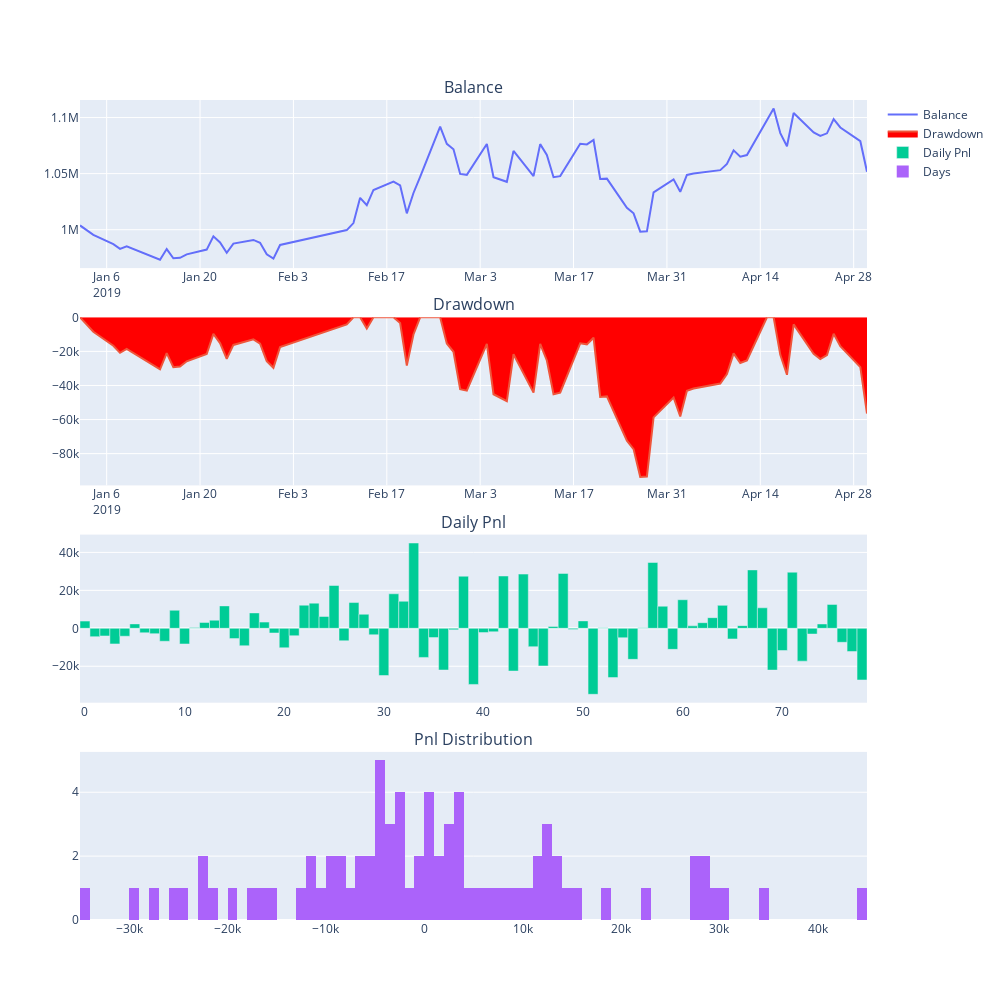

The cell this chart's notebook holds for it:
### Code cell
engine.load_data()
engine.run_backtesting()
df = engine.calculate_result()
engine.calculate_statistics()
engine.show_chart()
